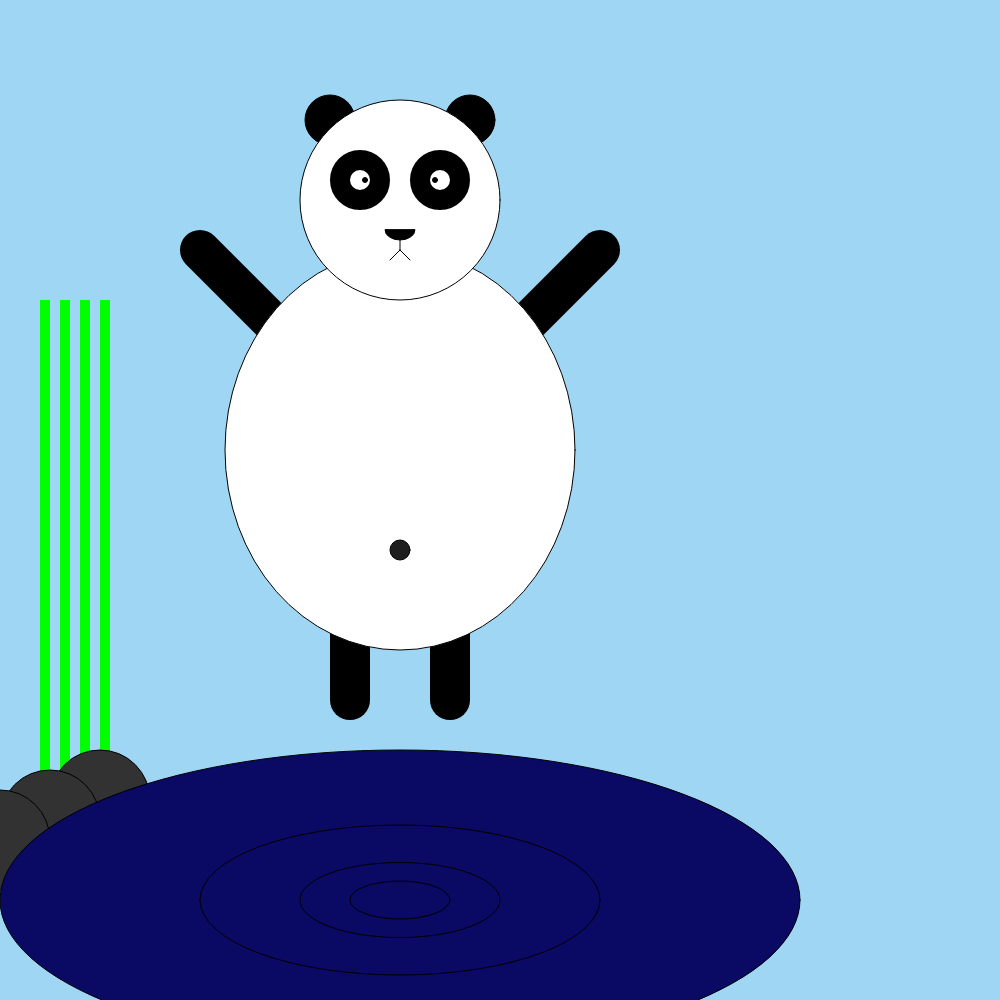
Frame 1 (no input)
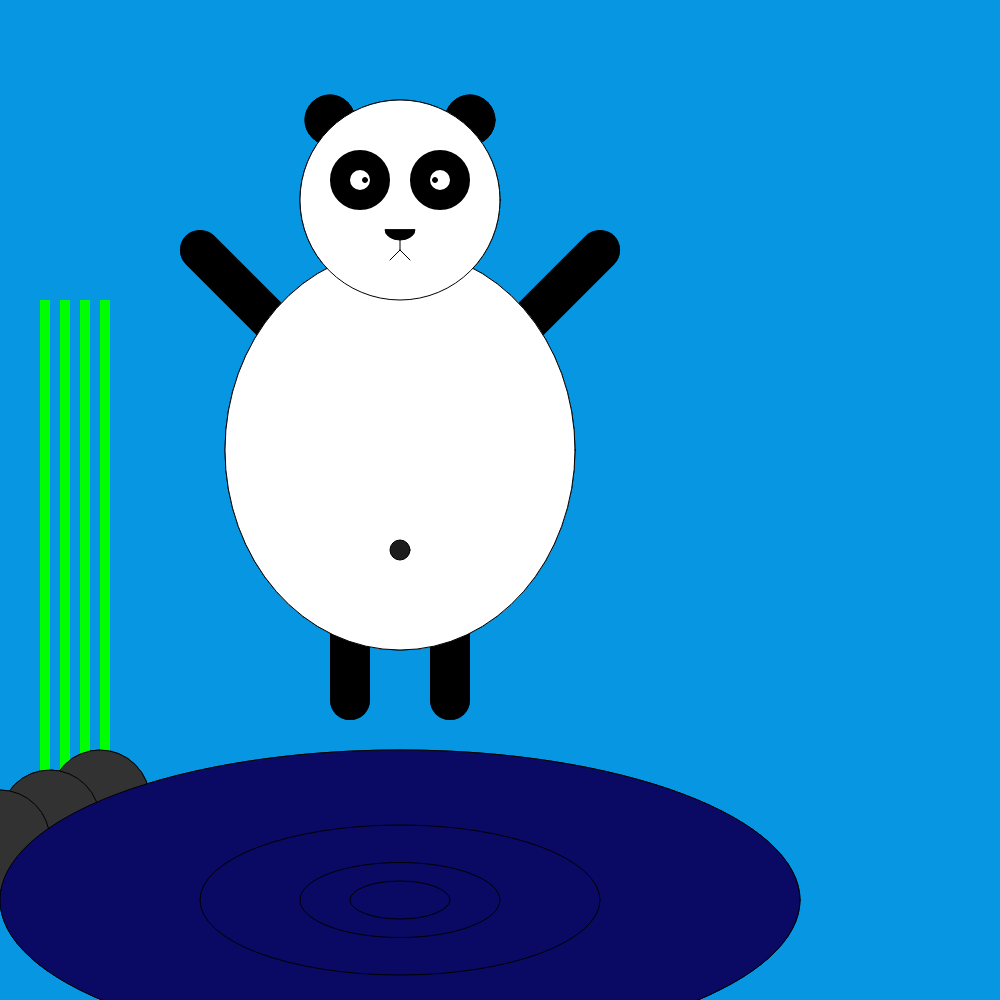
Frame 60 (no input)
Frame 120 (the mouse pressed at the canvas centre since frame 60): identical to frame 60, image omitted

The p5.js sketch that drew these frames (run headless with seeded random() and noise() and a simulated clock; from frame 60 on, the mouse is pressed at the canvas centre):

// p5.js sketch
// ── sketch.js
// SeongHyeon Lee
// Draw A Panda Exercise
// CS099
// Spring 2020.4.1


function setup() {
  createCanvas(1000, 1000);
}

function draw() {
  background(10,150,225,100);
  push()
  strokeWeight(40);
  strokeCap(ROUND);
  line(350,600,350,700);
  line(450,600,450,700);
  line(200,250,300,350);
  line(600,250,500,350);
  pop()
  ellipse(400,450,350,400);
  push()
  fill('black')
  circle(330,120,50);
  circle(470,120,50);
  pop()
  circle(400,200,200);
  push()
  strokeWeight(20);
  ellipse(360,180,40,40);
  ellipse(440,180,40,40);
  pop()
  push()
  fill('black')
  strokeJoin(ROUND);
  arc(400,230,30,20,0,PI,CHORD);
  circle(435,180,5);
  circle(365,180,5);
  pop()
  line(400,240,400,250);
  line(400,250,410,260);
  line(400,250,390,260);
   push()
  fill(0,255,0);
  noStroke();
  rect(100,300,10,500);
  rect(80,300,10,500);
  rect(60,300,10,500);
  rect(40,300,10,500);
  pop()
  push()
  fill(50);
  circle(100,800,100);
  circle(50,820,100);
  circle(0,840,100);
  pop()
  push()
  fill(10,10,100);
  ellipse(400,900,800,300);
  pop()
  push()
  fill(0,225);
  circle(400,550,20);
 pop()
  push()
  noFill()
  ellipse(400,900,400,150);
  ellipse(400,900,200,75);
  ellipse(400,900,100,38);
 pop()
  

 


  
}
